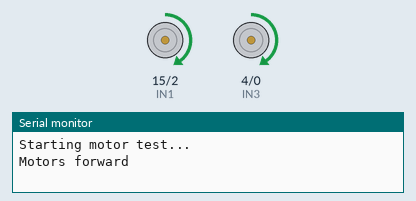
A sketch run on a simulated ESP32. Parts: motor-driver pin pairs drawn as motors (green arrow = first pin HIGH = forward, orange = second pin HIGH = backward, longer = more drive, scaled by the enable pin), the last lines printed to the serial monitor.

Above: at 1.0 s.
At 2.5 s:
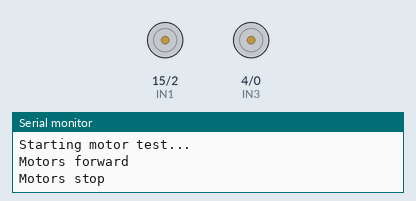
At 4.0 s:
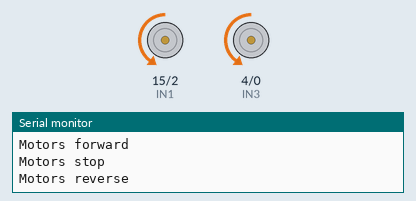
Timing chart, 0 to 7.8 s (numbered marks = the images above):
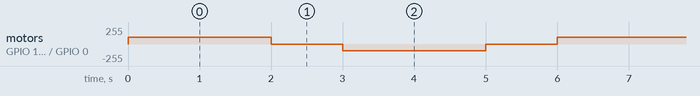

The sketch:

motorTest.ino
```cpp
// // Use ESP32 LEDC for PWM (because analogWrite is not standard on ESP32)
// const int pwmChannelA = 0;
// const int pwmChannelB = 1;
// const int pwmFreq = 1000;
// const int pwmResolution = 8; // 8-bit = 0-255

// Motor A pins
const int IN1 = 15;
const int IN2 = 2;
const int ENA = 16;  // PWM capable

// Motor B pins
const int IN3 = 4;
const int IN4 = 0;
const int ENB = 12;  // PWM capable

const int motSpeed = 100;   // test the minimum motor speed

void setup() {
  Serial.begin(115200);
  Serial.println("Starting motor test...");

  pinMode(IN1, OUTPUT);
  pinMode(IN2, OUTPUT);
  pinMode(ENA, OUTPUT);

  pinMode(IN3, OUTPUT);
  pinMode(IN4, OUTPUT);
  pinMode(ENB, OUTPUT);
}

void loop() {
  // FORWARD
  Serial.println("Motors forward");
  digitalWrite(IN1, HIGH);
  digitalWrite(IN2, LOW);
  digitalWrite(IN3, HIGH);
  digitalWrite(IN4, LOW);
  analogWrite(ENA, motSpeed);  // 0–255
  analogWrite(ENB, motSpeed);
  delay(2000);

  // STOP
  Serial.println("Motors stop");
  analogWrite(ENA, 0);
  analogWrite(ENB, 0);
  delay(1000);

  // REVERSE
  Serial.println("Motors reverse");
  digitalWrite(IN1, LOW);
  digitalWrite(IN2, HIGH);
  digitalWrite(IN3, LOW);
  digitalWrite(IN4, HIGH);
  analogWrite(ENA, motSpeed);
  analogWrite(ENB, motSpeed);
  delay(2000);

  // STOP
  Serial.println("Motors stop");
  analogWrite(ENA, 0);
  analogWrite(ENB, 0);
  delay(1000);
}
```

Measured:
- by itself, motor on GPIO 15 (IN1) / GPIO 2 (IN2), motor on GPIO 4 (IN3) / GPIO 0 (IN4): repeats every 6.0 s: stopped 1.0 s, backward 100/255 2.0 s, stopped 1.0 s, forward 100/255 2.0 s
